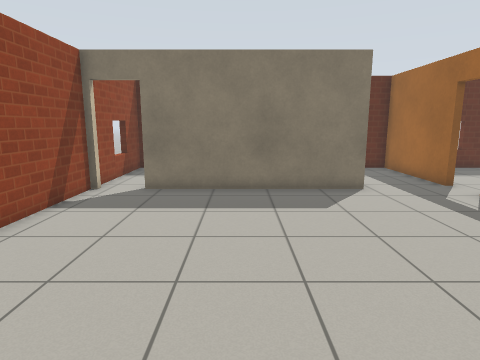
View 1 (above)

19 first-person views from a walk through a world built for the Gazebo simulator. The camera is 1.2 m above the floor, tilts 10° down and sees 75° across. The floor is counted in squares, 0.5 m on a side. Each view is taken from the middle of a square. On the plan, view 1 faces up. The plan holds only what a view shows up to about 19 squares ahead; the rest is blank. Simple patterns stand in for the simulator's built-in surfaces.

View 2
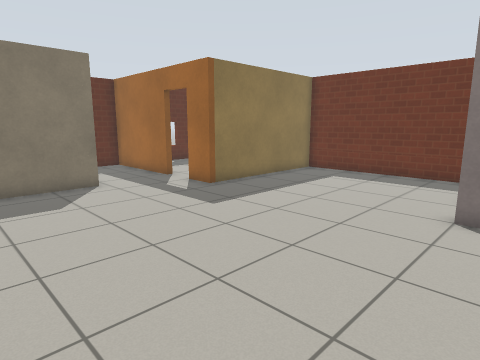

View 3
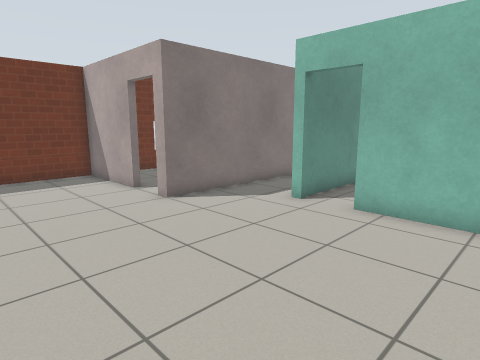

View 4
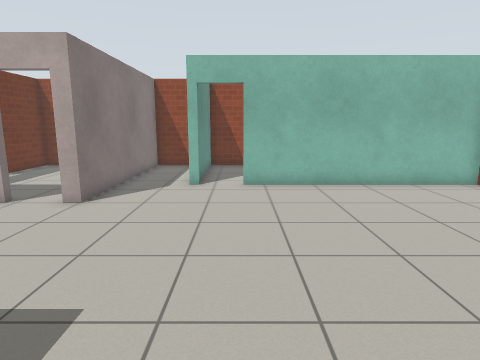

View 5
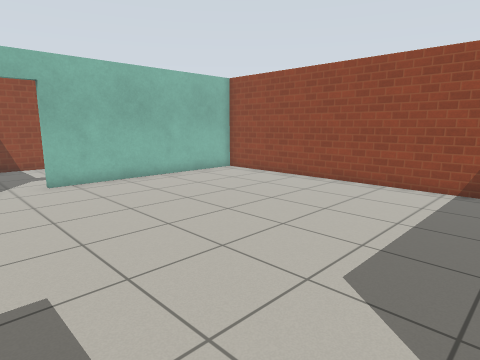

View 6
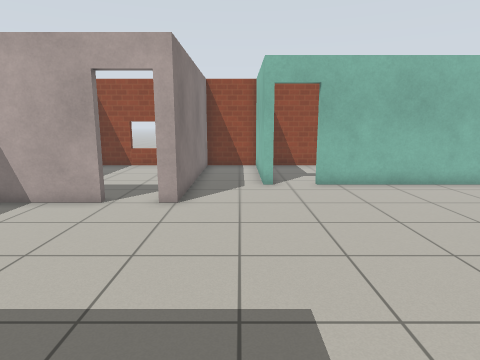

View 7
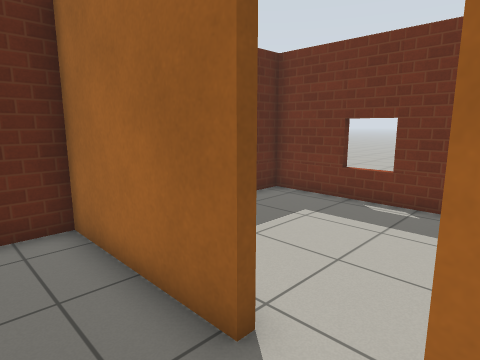

View 8
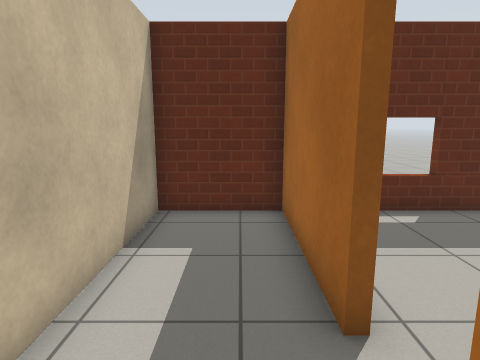

View 9
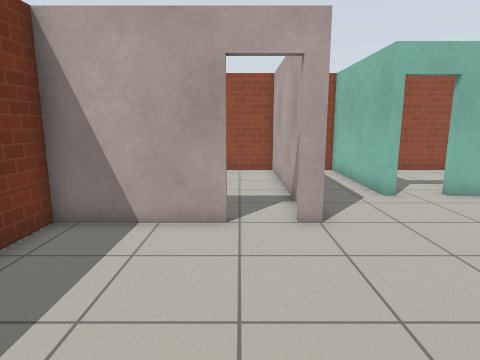

View 10
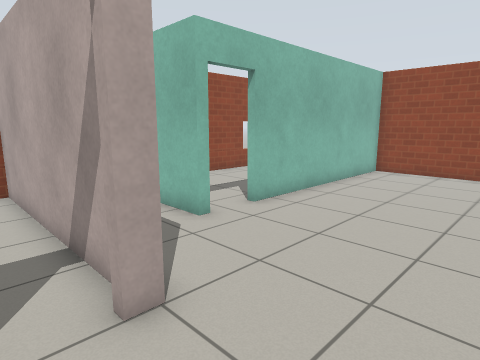

View 11
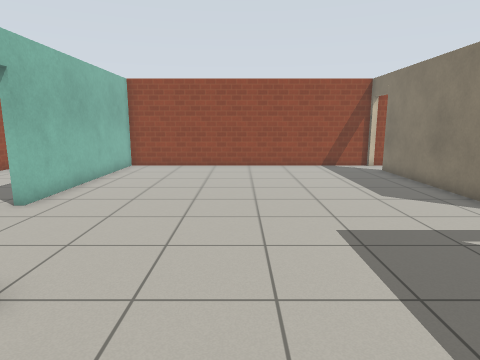

View 12
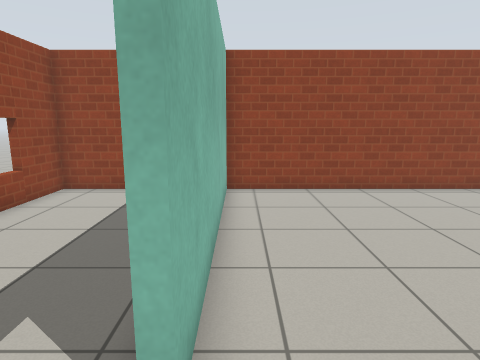

View 13
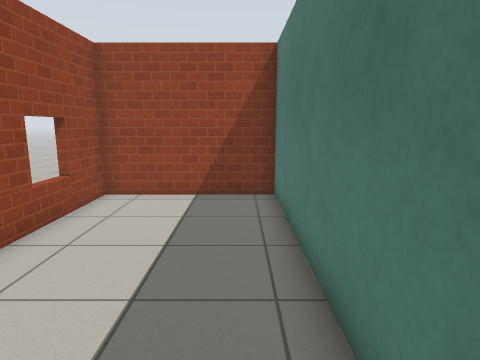

View 14
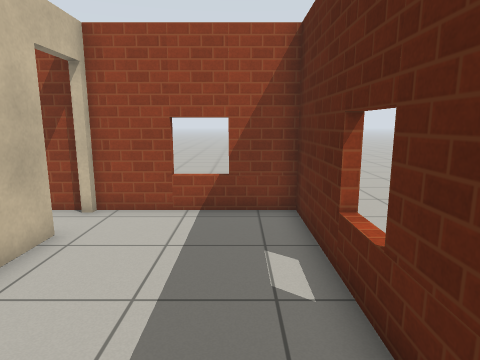

View 15
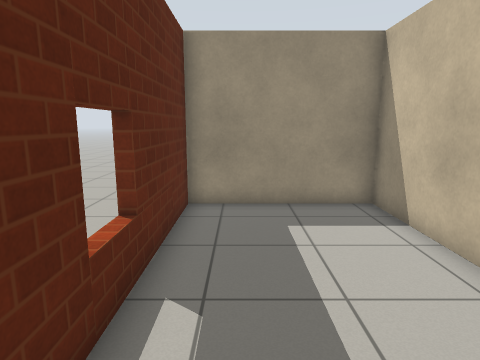

View 16
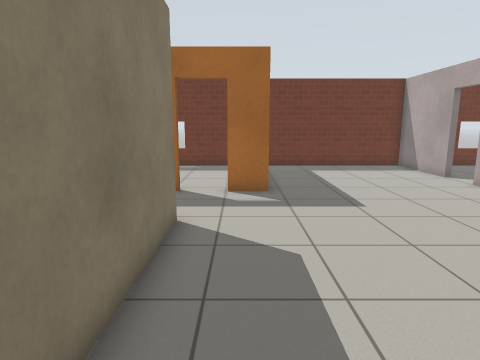

View 17
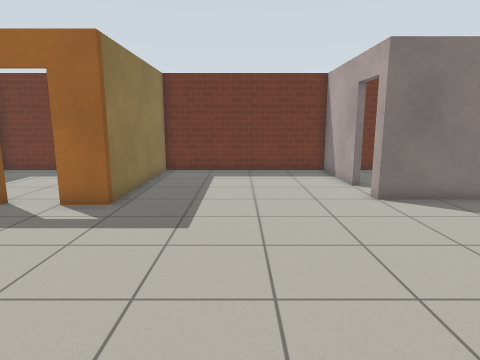

View 18
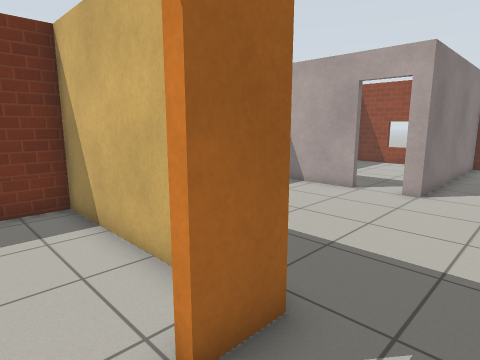

View 19
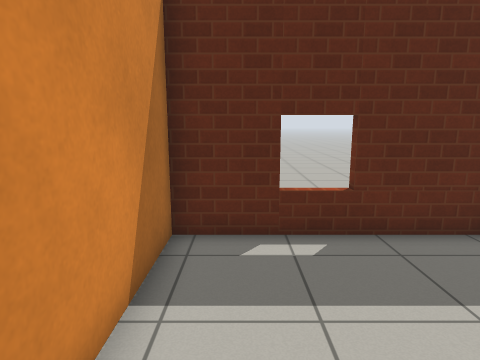

### Floor plan
Points are (right, up) in squares from view 1. A wall is a line through its corners. A room is listed if a view was taken in it or the views show most of it. See-through windows are left out.
Room 1 (views 1, 2, 3, 4, 5, 6, 7, 8, 9, 10, 11, 12, 16, 17, 18)
walls: (5.7, -2.5) (6, -2.5) (6, -8.7) (8.9, -8.7) (8.9, 0.5) (9.5, 0.5); (8.2, 12.2) (8.2, 17.6) (4.7, 17.6) (4.7, 11.6) (-3.6, 11.6); (11.3, 0.5) (15.6, 0.5) (15.6, 9) (8.2, 9) (8.2, 10.5); (-5.6, 11.7) (-5.6, -2.5) (3.9, -2.5)
ways out: open door at (4.5, -3) to room 2; open door at (-4.5, 12) to room 3; open door at (8, 11.5) to room 4; open door at (10.5, 0) to room 5
Room 2 (view 13)
walls: (3.9, -2.8) (-5.6, -2.8) (-5.6, -8.7) (5.7, -8.7) (5.7, -2.5)
ways out: open door at (4.5, -3) to room 1
Room 3 (views 14, 15)
walls: (0, 11.9) (4.4, 11.9) (4.4, 17.6) (-5.6, 17.6) (-5.6, 11.9); (-3.6, 11.9) (-2, 11.9)
ways out: open door at (-4.5, 12) to room 1
Room 4 (view 19)
walls: (10.4, 9.3) (15.6, 9.3) (15.6, 17.6) (8.5, 17.6) (8.5, 12.6)
ways out: open door at (8, 11.5) to room 1
Room 5 (no view inside)
walls: (9.2, -0.5) (9.2, -8.7) (15.6, -8.7) (15.6, -1.4)
ways out: open door at (10.5, 0) to room 1

Where each view was taken, in squares from view 1:
view 1: 0 up, 0 right, facing up
view 2: 1 down, 0 right, facing up-right
view 3: 6 up, 0 right, facing down-right
view 4: 10 up, 4 right, facing down
view 5: 11 up, 7 right, facing down-left
view 6: 10 up, 7 right, facing down
view 7: 10 up, 6 right, facing up-right
view 8: 9 up, 7 right, facing up
view 9: 8 up, 11 right, facing down
view 10: 4 up, 11 right, facing down-left
view 11: 4 up, 13 right, facing left
view 12: 2 down, 6 right, facing left
view 13: 4 down, 5 right, facing left
view 14: 16 up, 3 right, facing left
view 15: 16 up, 5 left, facing right
view 16: 10 up, 3 left, facing right
view 17: 5 up, 1 left, facing right
view 18: 12 up, 6 right, facing down-right
view 19: 11 up, 10 right, facing up
